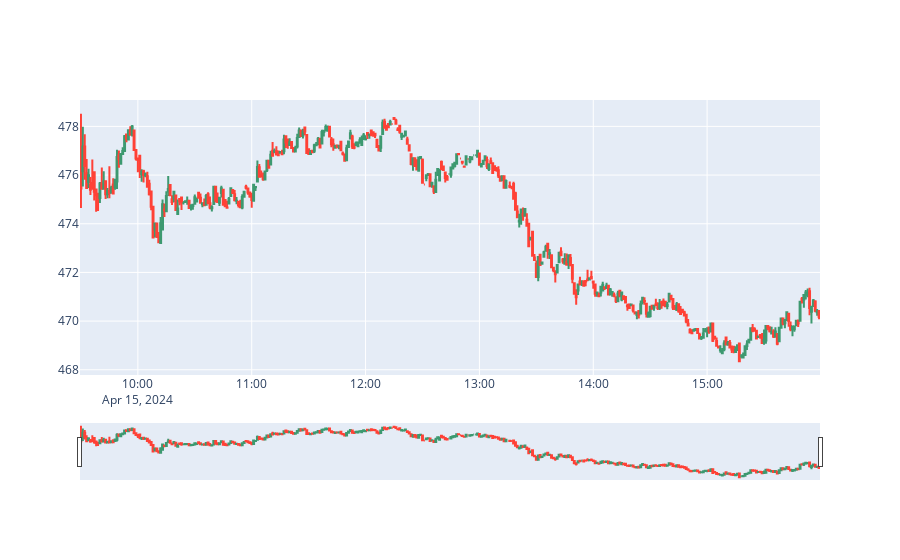

Source (notebook cell):
### Code cell
showOHLC(df)

### Figure 1 — Plotly figure (JSON) as saved in the notebook; plotly's stock layout.template omitted (floating-point values rounded to 4 significant figures; data arrays with more than 128 entries replaced by an {"elided": "..."} marker saying what was removed)
{"data": [{"close": {"elided": "389 float values"}, "high": {"elided": "389 float values"}, "low": {"elided": "389 float values"}, "open": {"elided": "389 float values"}, "type": "candlestick", "x": {"elided": "389 str values"}}], "layout": {"yaxis": {"fixedrange": false}}}
